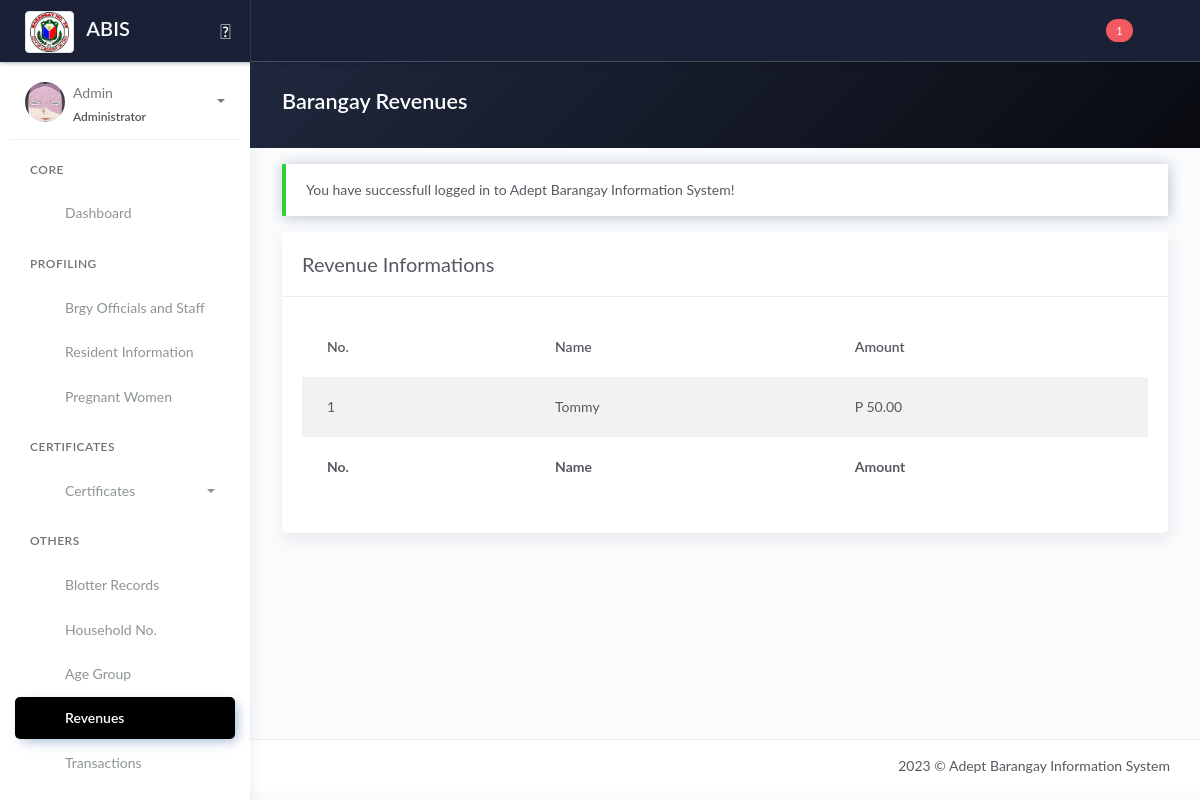
Before: /revenue.php (signed in) with the older database file.
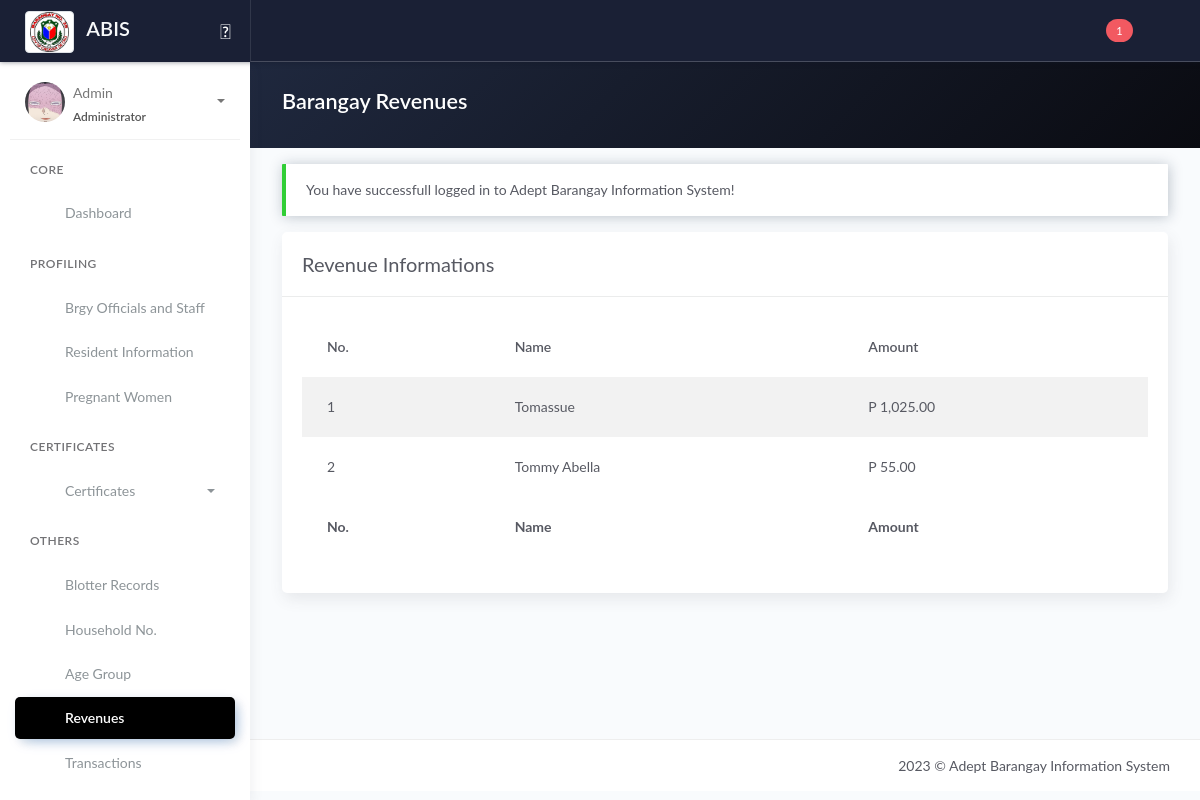
After: the same page with the newer database file.
### tables this page shows
CREATE TABLE `tblpayments` (
  `id_payments` int(11) NOT NULL,
  `amounts` decimal(10,2) DEFAULT NULL
);

CREATE TABLE `tbl_transactions` (
  `id_payments` int(11) NOT NULL,
  `id_user` int(11) NOT NULL,
  `transact_no` text NOT NULL,
  `date_transact` timestamp NOT NULL DEFAULT current_timestamp(),
  `details_transact` varchar(250) NOT NULL,
  `recipient_name` varchar(255) NOT NULL,
  `created_at_transact` timestamp NOT NULL DEFAULT current_timestamp()
);

### revenue.php (the view, shortened to what this page needs)
<?php include 'server/server.php' ?>
<?php
$sql = "SELECT * FROM tblpayments JOIN tbl_transactions ON tbl_transactions.id_payments=tblpayments.id_payments ORDER BY tbl_transactions.date_transact DESC";
$result = $conn->query($sql);
$revenue = array();
while ($row = $result->fetch_assoc()) {
	$revenue[] = $row;
}
?>
<!DOCTYPE html>
<html lang="en">
<head>
	<?php include 'templates/header.php' ?>
	<link rel="stylesheet" href="assets/js/plugin/dataTables.dateTime.min.css">
	<link rel="stylesheet" href="assets/js/plugin/datatables/Buttons-1.6.1/css/buttons.dataTables.min.css">
</head>
<body>
	<div class="wrapper">
		<?php include 'templates/main-header.php' ?>
		<?php include 'templates/sidebar.php' ?>
		<div class="main-panel">
			<div class="content">
				<div class="panel-header bg-dark-gradient">
					<div class="page-inner">
						<div class="d-flex align-items-left align-items-md-center flex-column flex-md-row">
							<div>
								<h2 class="text-white fw-bold">Barangay Revenues</h2>
							</div>
						</div>
					</div>
				</div>
				<div class="page-inner">
					<div class="row mt--2">
						<div class="col-md-12">
							<?php if (isset($_SESSION['message'])) : ?>
								<div class="alert alert-<?php echo $_SESSION['success']; ?> <?= $_SESSION['success'] == 'danger' ? 'bg-danger text-light' : null ?>" role="alert">
									<?php echo $_SESSION['message']; ?>
								</div>
							<?php endif ?>
							<div class="card">
								<div class="card-header">
									<div class="card-head-row">
										<div class="card-title">Revenue Informations</div>
									</div>
								</div>
								<div class="card-body">
									<div class="table-responsive">
										<table id="revenuetable" class="display table table-striped">
											<thead>
												<tr>
													<th scope="col">No.</th>
													<th scope="col">Name</th>
													<th scope="col">Amount</th>
												</tr>
											</thead>
											<tbody>
												<?php if (!empty($revenue)) : ?>
													<?php $no = 1;
													foreach ($revenue as $row) : ?>
														<tr>
															<td><?= $no ?></td>
															<td><?= $row['recipient_name'] ?></td>
															<td>P <?= number_format($row['amounts'], 2) ?></td>
														</tr>
													<?php $no++;
													endforeach ?>
												<?php endif ?>
											</tbody>
											<tfoot>
												<tr>
													<th scope="col">No.</th>
													<th scope="col">Name</th>
													<th scope="col">Amount</th>
												</tr>
											</tfoot>
										</table>
									</div>
								</div>
							</div>
						</div>
					</div>
				</div>
			</div>
			<?php include 'templates/main-footer.php' ?>
		</div>
	</div>
	<?php include 'templates/footer.php' ?>
</body>
</html>

Changed rows visible on the page:
added tblpayments: tbl_transactions.recipient_name "Tomassue", amounts "1,025.00"
changed tblpayments: tbl_transactions.recipient_name "Tommy" → "Tommy Abella"; amounts "50.00" → "55.00"
